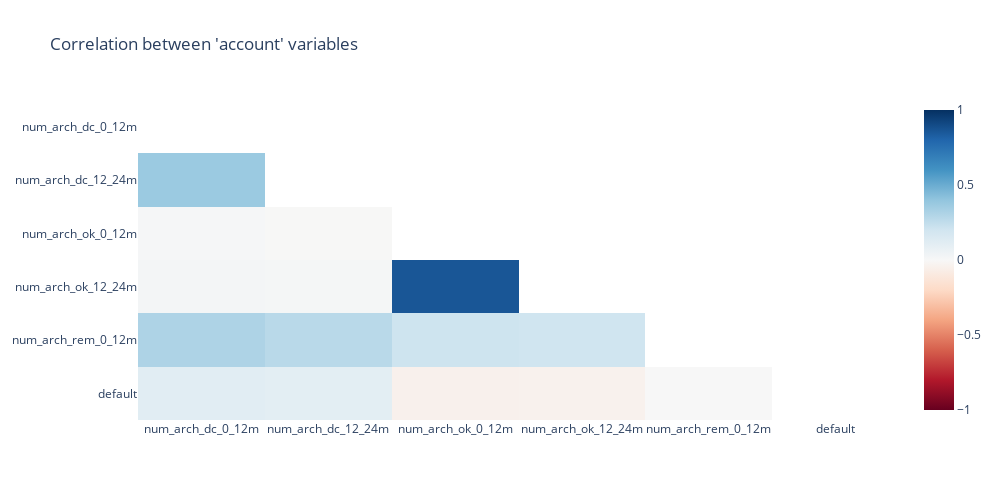

This figure's notebook cell:
### Markdown cell above
## Correlation between "archived" variables

As shown in our sanity profile report, "archieved" variables have high correlation amongst themselves mainly due to overlaping lookback windows for aggregation. The first thing we must do is choose one (or some) of them to represent the group, which can be achieved by correlation clustering.

### Code cell
corr = pd.concat([default, not_default]).corr()
mask = np.zeros_like(corr, dtype=bool)
mask[np.triu_indices_from(mask)] = True

fig = go.Figure()

fig.add_trace(
    go.Heatmap(
        z=corr.mask(mask),
        x=corr.columns,
        y=corr.columns,
        colorscale=px.colors.diverging.RdBu,
        zmin=-1,
        zmax=1,
    )
)

fig.update_layout(
    title="Correlation between 'account' variables",
    yaxis_autorange="reversed",
    xaxis_showgrid=False,
    yaxis_showgrid=False,
    width=1000,
    height=500,
)

# fig.update_traces(opacity=0.6)
fig.show()

### Figure 1 — Plotly figure (JSON) as saved in the notebook; plotly's stock layout.template omitted (floating-point values rounded to 4 significant figures)
{"data": [{"colorscale": [[0, "rgb(103,0,31)"], [0.1, "rgb(178,24,43)"], [0.2, "rgb(214,96,77)"], [0.3, "rgb(244,165,130)"], [0.4, "rgb(253,219,199)"], [0.5, "rgb(247,247,247)"], [0.6, "rgb(209,229,240)"], [0.7, "rgb(146,197,222)"], [0.8, "rgb(67,147,195)"], [0.9, "rgb(33,102,172)"], [1, "rgb(5,48,97)"]], "type": "heatmap", "x": ["num_arch_dc_0_12m", "num_arch_dc_12_24m", "num_arch_ok_0_12m", "num_arch_ok_12_24m", "num_arch_rem_0_12m", "default"], "y": ["num_arch_dc_0_12m", "num_arch_dc_12_24m", "num_arch_ok_0_12m", "num_arch_ok_12_24m", "num_arch_rem_0_12m", "default"], "z": [[null, null, null, null, null, null], [0.3715, null, null, null, null, null], [0.007961, -0.003241, null, null, null, null], [0.02329, 0.01434, 0.8598, null, null, null], [0.3112, 0.2748, 0.209, 0.2028, null, null], [0.1133, 0.105, -0.04654, -0.04331, 0.001826, null]], "zmax": 1, "zmin": -1}], "layout": {"height": 500, "title": {"text": "Correlation between 'account' variables"}, "width": 1000, "xaxis": {"showgrid": false}, "yaxis": {"autorange": "reversed", "showgrid": false}}}
